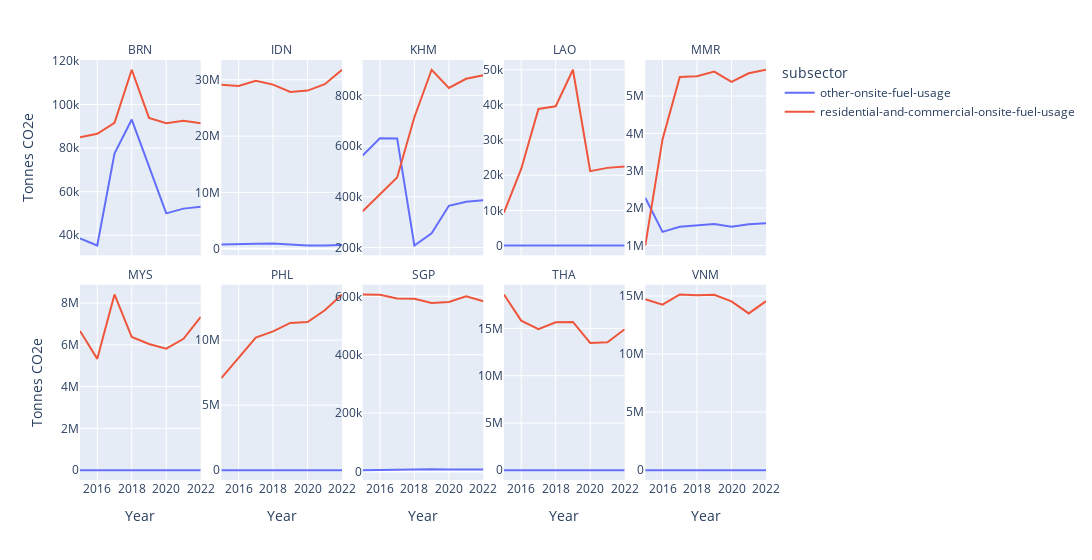

The notebook cell saved with this chart:
### Code cell
df_buildings_group = df_buildings.groupby(["iso3_country","subsector","Year"],as_index=False)[["emissions_quantity"]].sum()

fig = px.line(df_buildings_group,x="Year",y="emissions_quantity",facet_col="iso3_country",color="subsector",facet_col_wrap=5,width=2000,facet_col_spacing=0.03)

fig.update_yaxes(matches=None)
fig.for_each_yaxis(lambda yaxis: yaxis.update(showticklabels=True))
fig.for_each_annotation(lambda a: a.update(text=a.text.split("=")[1]))
fig.for_each_trace(lambda t: t.update(name=t.name.split("=")[0]))

fig.update_layout(
    yaxis=dict(
        title_text="Tonnes CO2e",
    ),    
    yaxis6=dict(
        title_text="Tonnes CO2e",
    ),  )


fig.show()

### Figure 1 — Plotly figure (JSON) as saved in the notebook; plotly's stock layout.template omitted (floating-point values rounded to 4 significant figures)
{"data": [{"hovertemplate": "subsector=other-onsite-fuel-usage<br>iso3_country=BRN<br>Year=%{x}<br>emissions_quantity=%{y}<extra></extra>", "legendgroup": "other-onsite-fuel-usage", "line": {"color": "#636efa", "dash": "solid"}, "marker": {"symbol": "circle"}, "mode": "lines", "name": "other-onsite-fuel-usage", "orientation": "v", "showlegend": true, "type": "scatter", "x": [2015, 2016, 2017, 2018, 2019, 2020, 2021, 2022], "xaxis": "x6", "y": [38500.0, 35290.0, 77510.0, 93100.0, 71580.0, 50060.0, 52230.0, 53100.0], "yaxis": "y6"}, {"hovertemplate": "subsector=other-onsite-fuel-usage<br>iso3_country=IDN<br>Year=%{x}<br>emissions_quantity=%{y}<extra></extra>", "legendgroup": "other-onsite-fuel-usage", "line": {"color": "#636efa", "dash": "solid"}, "marker": {"symbol": "circle"}, "mode": "lines", "name": "other-onsite-fuel-usage", "orientation": "v", "showlegend": false, "type": "scatter", "x": [2015, 2016, 2017, 2018, 2019, 2020, 2021, 2022], "xaxis": "x7", "y": [735200.0, 862600.0, 894000.0, 954400.0, 727600.0, 573200.0, 596600.0, 649700.0], "yaxis": "y7"}, {"hovertemplate": "subsector=other-onsite-fuel-usage<br>iso3_country=KHM<br>Year=%{x}<br>emissions_quantity=%{y}<extra></extra>", "legendgroup": "other-onsite-fuel-usage", "line": {"color": "#636efa", "dash": "solid"}, "marker": {"symbol": "circle"}, "mode": "lines", "name": "other-onsite-fuel-usage", "orientation": "v", "showlegend": false, "type": "scatter", "x": [2015, 2016, 2017, 2018, 2019, 2020, 2021, 2022], "xaxis": "x8", "y": [562900.0, 630700.0, 630100.0, 207900.0, 255800.0, 364600.0, 380400.0, 386800.0], "yaxis": "y8"}, {"hovertemplate": "subsector=other-onsite-fuel-usage<br>iso3_country=LAO<br>Year=%{x}<br>emissions_quantity=%{y}<extra></extra>", "legendgroup": "other-onsite-fuel-usage", "line": {"color": "#636efa", "dash": "solid"}, "marker": {"symbol": "circle"}, "mode": "lines", "name": "other-onsite-fuel-usage", "orientation": "v", "showlegend": false, "type": "scatter", "x": [2015, 2016, 2017, 2018, 2019, 2020, 2021, 2022], "xaxis": "x9", "y": [0, 0, 0, 0, 0, 0, 0, 0], "yaxis": "y9"}, {"hovertemplate": "subsector=other-onsite-fuel-usage<br>iso3_country=MMR<br>Year=%{x}<br>emissions_quantity=%{y}<extra></extra>", "legendgroup": "other-onsite-fuel-usage", "line": {"color": "#636efa", "dash": "solid"}, "marker": {"symbol": "circle"}, "mode": "lines", "name": "other-onsite-fuel-usage", "orientation": "v", "showlegend": false, "type": "scatter", "x": [2015, 2016, 2017, 2018, 2019, 2020, 2021, 2022], "xaxis": "x10", "y": [2275000.0, 1362000.0, 1500000.0, 1532000.0, 1574000.0, 1500000.0, 1565000.0, 1591000.0], "yaxis": "y10"}, {"hovertemplate": "subsector=other-onsite-fuel-usage<br>iso3_country=MYS<br>Year=%{x}<br>emissions_quantity=%{y}<extra></extra>", "legendgroup": "other-onsite-fuel-usage", "line": {"color": "#636efa", "dash": "solid"}, "marker": {"symbol": "circle"}, "mode": "lines", "name": "other-onsite-fuel-usage", "orientation": "v", "showlegend": false, "type": "scatter", "x": [2015, 2016, 2017, 2018, 2019, 2020, 2021, 2022], "xaxis": "x", "y": [0, 0, 0, 0, 0, 0, 0, 0], "yaxis": "y"}, {"hovertemplate": "subsector=other-onsite-fuel-usage<br>iso3_country=PHL<br>Year=%{x}<br>emissions_quantity=%{y}<extra></extra>", "legendgroup": "other-onsite-fuel-usage", "line": {"color": "#636efa", "dash": "solid"}, "marker": {"symbol": "circle"}, "mode": "lines", "name": "other-onsite-fuel-usage", "orientation": "v", "showlegend": false, "type": "scatter", "x": [2015, 2016, 2017, 2018, 2019, 2020, 2021, 2022], "xaxis": "x2", "y": [0, 0, 0, 0, 0, 0, 0, 0], "yaxis": "y2"}, {"hovertemplate": "subsector=other-onsite-fuel-usage<br>iso3_country=SGP<br>Year=%{x}<br>emissions_quantity=%{y}<extra></extra>", "legendgroup": "other-onsite-fuel-usage", "line": {"color": "#636efa", "dash": "solid"}, "marker": {"symbol": "circle"}, "mode": "lines", "name": "other-onsite-fuel-usage", "orientation": "v", "showlegend": false, "type": "scatter", "x": [2015, 2016, 2017, 2018, 2019, 2020, 2021, 2022], "xaxis": "x3", "y": [4191.0, 5503.0, 5150.0, 8139.0, 7538.0, 6413.0, 6841.0, 6698.0], "yaxis": "y3"}, {"hovertemplate": "subsector=other-onsite-fuel-usage<br>iso3_country=THA<br>Year=%{x}<br>emissions_quantity=%{y}<extra></extra>", "legendgroup": "other-onsite-fuel-usage", "line": {"color": "#636efa", "dash": "solid"}, "marker": {"symbol": "circle"}, "mode": "lines", "name": "other-onsite-fuel-usage", "orientation": "v", "showlegend": false, "type": "scatter", "x": [2015, 2016, 2017, 2018, 2019, 2020, 2021, 2022], "xaxis": "x4", "y": [0, 0, 0, 0, 0, 0, 0, 0], "yaxis": "y4"}, {"hovertemplate": "subsector=other-onsite-fuel-usage<br>iso3_country=VNM<br>Year=%{x}<br>emissions_quantity=%{y}<extra></extra>", "legendgroup": "other-onsite-fuel-usage", "line": {"color": "#636efa", "dash": "solid"}, "marker": {"symbol": "circle"}, "mode": "lines", "name": "other-onsite-fuel-usage", "orientation": "v", "showlegend": false, "type": "scatter", "x": [2015, 2016, 2017, 2018, 2019, 2020, 2021, 2022], "xaxis": "x5", "y": [0, 0, 0, 0, 0, 0, 0, 0], "yaxis": "y5"}, {"hovertemplate": "subsector=residential-and-commercial-onsite-fuel-usage<br>iso3_country=BRN<br>Year=%{x}<br>emissions_quantity=%{y}<extra></extra>", "legendgroup": "residential-and-commercial-onsite-fuel-usage", "line": {"color": "#EF553B", "dash": "solid"}, "marker": {"symbol": "circle"}, "mode": "lines", "name": "residential-and-commercial-onsite-fuel-usage", "orientation": "v", "showlegend": true, "type": "scatter", "x": [2015, 2016, 2017, 2018, 2019, 2020, 2021, 2022], "xaxis": "x6", "y": [84910.0, 86580.0, 91640.0, 115900.0, 93890.0, 91380.0, 92540.0, 91420.0], "yaxis": "y6"}, {"hovertemplate": "subsector=residential-and-commercial-onsite-fuel-usage<br>iso3_country=IDN<br>Year=%{x}<br>emissions_quantity=%{y}<extra></extra>", "legendgroup": "residential-and-commercial-onsite-fuel-usage", "line": {"color": "#EF553B", "dash": "solid"}, "marker": {"symbol": "circle"}, "mode": "lines", "name": "residential-and-commercial-onsite-fuel-usage", "orientation": "v", "showlegend": false, "type": "scatter", "x": [2015, 2016, 2017, 2018, 2019, 2020, 2021, 2022], "xaxis": "x7", "y": [29110000.0, 28910000.0, 29820000.0, 29140000.0, 27850000.0, 28080000.0, 29200000.0, 31770000.0], "yaxis": "y7"}, {"hovertemplate": "subsector=residential-and-commercial-onsite-fuel-usage<br>iso3_country=KHM<br>Year=%{x}<br>emissions_quantity=%{y}<extra></extra>", "legendgroup": "residential-and-commercial-onsite-fuel-usage", "line": {"color": "#EF553B", "dash": "solid"}, "marker": {"symbol": "circle"}, "mode": "lines", "name": "residential-and-commercial-onsite-fuel-usage", "orientation": "v", "showlegend": false, "type": "scatter", "x": [2015, 2016, 2017, 2018, 2019, 2020, 2021, 2022], "xaxis": "x8", "y": [342900.0, 408400.0, 476300.0, 713900.0, 900900.0, 829200.0, 865300.0, 879700.0], "yaxis": "y8"}, {"hovertemplate": "subsector=residential-and-commercial-onsite-fuel-usage<br>iso3_country=LAO<br>Year=%{x}<br>emissions_quantity=%{y}<extra></extra>", "legendgroup": "residential-and-commercial-onsite-fuel-usage", "line": {"color": "#EF553B", "dash": "solid"}, "marker": {"symbol": "circle"}, "mode": "lines", "name": "residential-and-commercial-onsite-fuel-usage", "orientation": "v", "showlegend": false, "type": "scatter", "x": [2015, 2016, 2017, 2018, 2019, 2020, 2021, 2022], "xaxis": "x9", "y": [9334.0, 21780.0, 38860.0, 39620.0, 50000.0, 21170.0, 22090.0, 22460.0], "yaxis": "y9"}, {"hovertemplate": "subsector=residential-and-commercial-onsite-fuel-usage<br>iso3_country=MMR<br>Year=%{x}<br>emissions_quantity=%{y}<extra></extra>", "legendgroup": "residential-and-commercial-onsite-fuel-usage", "line": {"color": "#EF553B", "dash": "solid"}, "marker": {"symbol": "circle"}, "mode": "lines", "name": "residential-and-commercial-onsite-fuel-usage", "orientation": "v", "showlegend": false, "type": "scatter", "x": [2015, 2016, 2017, 2018, 2019, 2020, 2021, 2022], "xaxis": "x10", "y": [996100.0, 3840000.0, 5509000.0, 5533000.0, 5654000.0, 5377000.0, 5611000.0, 5704000.0], "yaxis": "y10"}, {"hovertemplate": "subsector=residential-and-commercial-onsite-fuel-usage<br>iso3_country=MYS<br>Year=%{x}<br>emissions_quantity=%{y}<extra></extra>", "legendgroup": "residential-and-commercial-onsite-fuel-usage", "line": {"color": "#EF553B", "dash": "solid"}, "marker": {"symbol": "circle"}, "mode": "lines", "name": "residential-and-commercial-onsite-fuel-usage", "orientation": "v", "showlegend": false, "type": "scatter", "x": [2015, 2016, 2017, 2018, 2019, 2020, 2021, 2022], "xaxis": "x", "y": [6664000.0, 5328000.0, 8407000.0, 6371000.0, 6041000.0, 5815000.0, 6284000.0, 7336000.0], "yaxis": "y"}, {"hovertemplate": "subsector=residential-and-commercial-onsite-fuel-usage<br>iso3_country=PHL<br>Year=%{x}<br>emissions_quantity=%{y}<extra></extra>", "legendgroup": "residential-and-commercial-onsite-fuel-usage", "line": {"color": "#EF553B", "dash": "solid"}, "marker": {"symbol": "circle"}, "mode": "lines", "name": "residential-and-commercial-onsite-fuel-usage", "orientation": "v", "showlegend": false, "type": "scatter", "x": [2015, 2016, 2017, 2018, 2019, 2020, 2021, 2022], "xaxis": "x2", "y": [7082000.0, 8621000.0, 10200000.0, 10680000.0, 11320000.0, 11390000.0, 12300000.0, 13520000.0], "yaxis": "y2"}, {"hovertemplate": "subsector=residential-and-commercial-onsite-fuel-usage<br>iso3_country=SGP<br>Year=%{x}<br>emissions_quantity=%{y}<extra></extra>", "legendgroup": "residential-and-commercial-onsite-fuel-usage", "line": {"color": "#EF553B", "dash": "solid"}, "marker": {"symbol": "circle"}, "mode": "lines", "name": "residential-and-commercial-onsite-fuel-usage", "orientation": "v", "showlegend": false, "type": "scatter", "x": [2015, 2016, 2017, 2018, 2019, 2020, 2021, 2022], "xaxis": "x3", "y": [606400.0, 605000.0, 593000.0, 591800.0, 576900.0, 580700.0, 600100.0, 582900.0], "yaxis": "y3"}, {"hovertemplate": "subsector=residential-and-commercial-onsite-fuel-usage<br>iso3_country=THA<br>Year=%{x}<br>emissions_quantity=%{y}<extra></extra>", "legendgroup": "residential-and-commercial-onsite-fuel-usage", "line": {"color": "#EF553B", "dash": "solid"}, "marker": {"symbol": "circle"}, "mode": "lines", "name": "residential-and-commercial-onsite-fuel-usage", "orientation": "v", "showlegend": false, "type": "scatter", "x": [2015, 2016, 2017, 2018, 2019, 2020, 2021, 2022], "xaxis": "x4", "y": [18590000.0, 15830000.0, 14920000.0, 15640000.0, 15690000.0, 13470000.0, 13530000.0, 14910000.0], "yaxis": "y4"}, {"hovertemplate": "subsector=residential-and-commercial-onsite-fuel-usage<br>iso3_country=VNM<br>Year=%{x}<br>emissions_quantity=%{y}<extra></extra>", "legendgroup": "residential-and-commercial-onsite-fuel-usage", "line": {"color": "#EF553B", "dash": "solid"}, "marker": {"symbol": "circle"}, "mode": "lines", "name": "residential-and-commercial-onsite-fuel-usage", "orientation": "v", "showlegend": false, "type": "scatter", "x": [2015, 2016, 2017, 2018, 2019, 2020, 2021, 2022], "xaxis": "x5", "y": [14720000.0, 14250000.0, 15130000.0, 15060000.0, 15100000.0, 14540000.0, 13500000.0, 14550000.0], "yaxis": "y5"}], "layout": {"annotations": [{"font": {}, "showarrow": false, "text": "MYS", "x": 0.088, "xanchor": "center", "xref": "paper", "y": 0.465, "yanchor": "bottom", "yref": "paper"}, {"font": {}, "showarrow": false, "text": "PHL", "x": 0.294, "xanchor": "center", "xref": "paper", "y": 0.465, "yanchor": "bottom", "yref": "paper"}, {"font": {}, "showarrow": false, "text": "SGP", "x": 0.5, "xanchor": "center", "xref": "paper", "y": 0.465, "yanchor": "bottom", "yref": "paper"}, {"font": {}, "showarrow": false, "text": "THA", "x": 0.706, "xanchor": "center", "xref": "paper", "y": 0.465, "yanchor": "bottom", "yref": "paper"}, {"font": {}, "showarrow": false, "text": "VNM", "x": 0.912, "xanchor": "center", "xref": "paper", "y": 0.465, "yanchor": "bottom", "yref": "paper"}, {"font": {}, "showarrow": false, "text": "BRN", "x": 0.088, "xanchor": "center", "xref": "paper", "y": 1.0, "yanchor": "bottom", "yref": "paper"}, {"font": {}, "showarrow": false, "text": "IDN", "x": 0.294, "xanchor": "center", "xref": "paper", "y": 1.0, "yanchor": "bottom", "yref": "paper"}, {"font": {}, "showarrow": false, "text": "KHM", "x": 0.5, "xanchor": "center", "xref": "paper", "y": 1.0, "yanchor": "bottom", "yref": "paper"}, {"font": {}, "showarrow": false, "text": "LAO", "x": 0.706, "xanchor": "center", "xref": "paper", "y": 1.0, "yanchor": "bottom", "yref": "paper"}, {"font": {}, "showarrow": false, "text": "MMR", "x": 0.912, "xanchor": "center", "xref": "paper", "y": 1.0, "yanchor": "bottom", "yref": "paper"}], "legend": {"title": {"text": "subsector"}, "tracegroupgap": 0}, "margin": {"t": 60}, "width": 2000, "xaxis": {"anchor": "y", "domain": [0, 0.176], "title": {"text": "Year"}}, "xaxis10": {"anchor": "y10", "domain": [0.824, 1], "matches": "x", "showticklabels": false}, "xaxis2": {"anchor": "y2", "domain": [0.206, 0.382], "matches": "x", "title": {"text": "Year"}}, "xaxis3": {"anchor": "y3", "domain": [0.412, 0.588], "matches": "x", "title": {"text": "Year"}}, "xaxis4": {"anchor": "y4", "domain": [0.618, 0.794], "matches": "x", "title": {"text": "Year"}}, "xaxis5": {"anchor": "y5", "domain": [0.824, 1], "matches": "x", "title": {"text": "Year"}}, "xaxis6": {"anchor": "y6", "domain": [0, 0.176], "matches": "x", "showticklabels": false}, "xaxis7": {"anchor": "y7", "domain": [0.206, 0.382], "matches": "x", "showticklabels": false}, "xaxis8": {"anchor": "y8", "domain": [0.412, 0.588], "matches": "x", "showticklabels": false}, "xaxis9": {"anchor": "y9", "domain": [0.618, 0.794], "matches": "x", "showticklabels": false}, "yaxis": {"anchor": "x", "domain": [0, 0.465], "showticklabels": true, "title": {"text": "Tonnes CO2e"}}, "yaxis10": {"anchor": "x10", "domain": [0.535, 1.0], "showticklabels": true}, "yaxis2": {"anchor": "x2", "domain": [0, 0.465], "showticklabels": true}, "yaxis3": {"anchor": "x3", "domain": [0, 0.465], "showticklabels": true}, "yaxis4": {"anchor": "x4", "domain": [0, 0.465], "showticklabels": true}, "yaxis5": {"anchor": "x5", "domain": [0, 0.465], "showticklabels": true}, "yaxis6": {"anchor": "x6", "domain": [0.535, 1.0], "showticklabels": true, "title": {"text": "Tonnes CO2e"}}, "yaxis7": {"anchor": "x7", "domain": [0.535, 1.0], "showticklabels": true}, "yaxis8": {"anchor": "x8", "domain": [0.535, 1.0], "showticklabels": true}, "yaxis9": {"anchor": "x9", "domain": [0.535, 1.0], "showticklabels": true}}}
